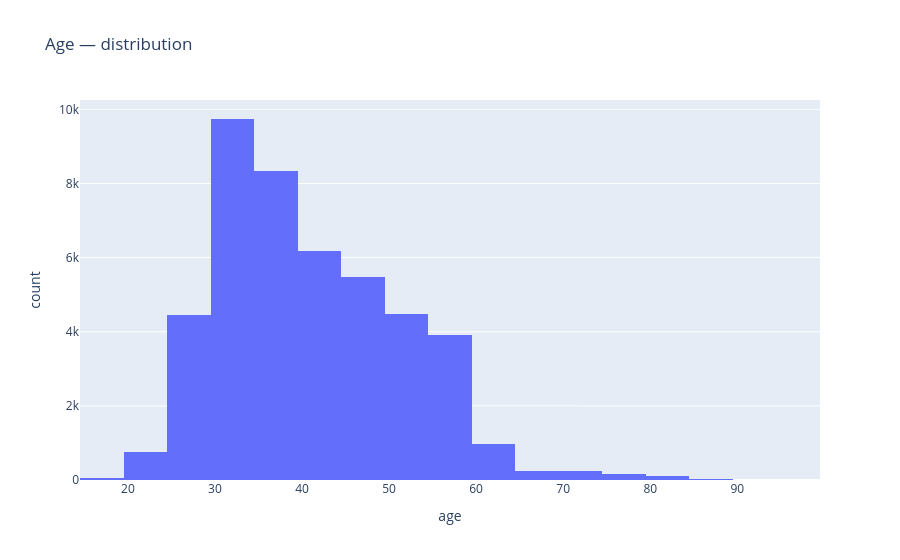
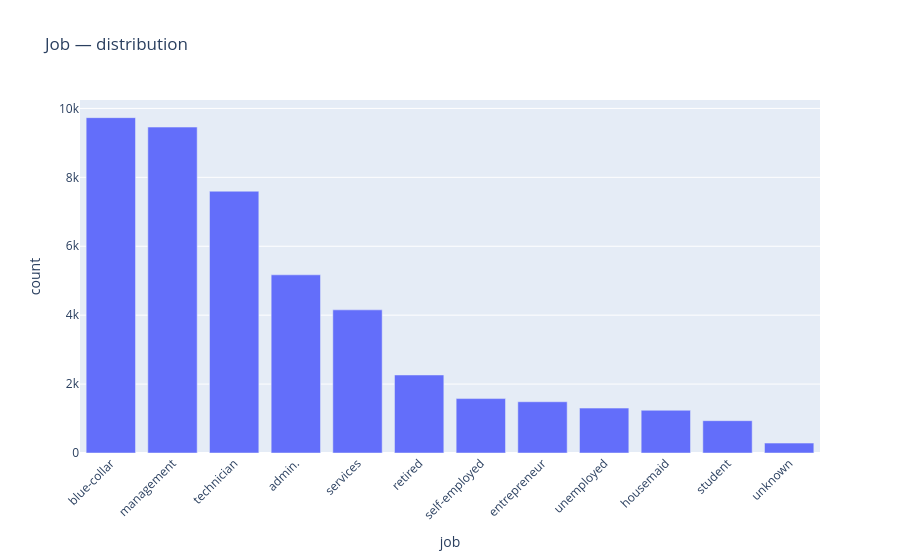
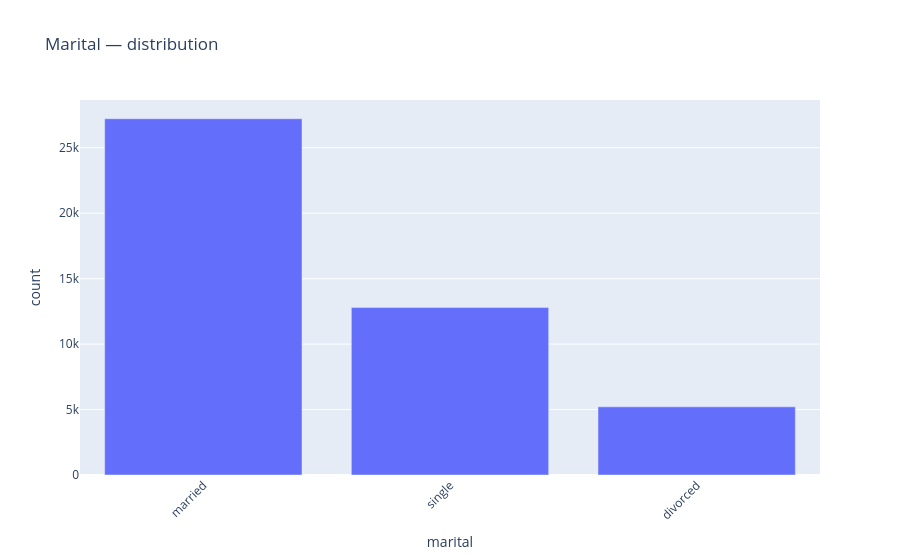
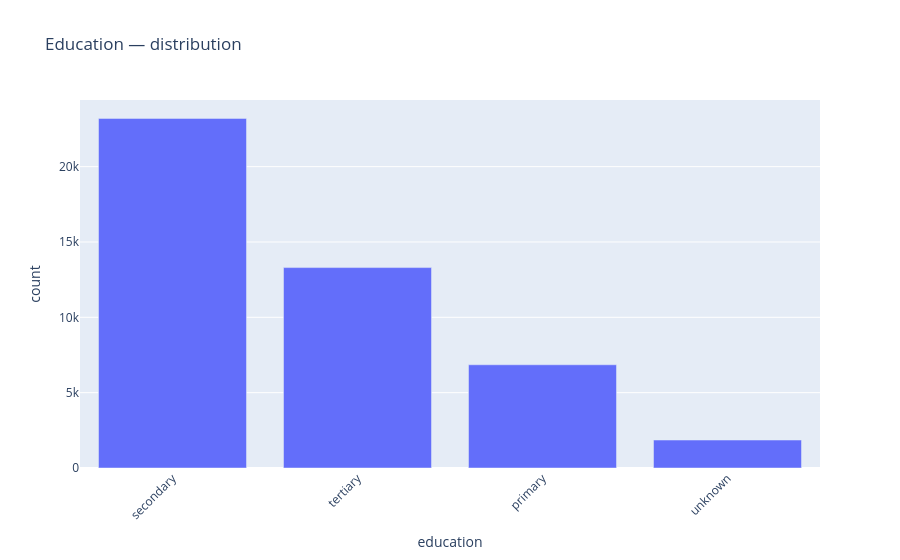

Notebook source saved alongside these figures, in order:
### Code cell
# What : Ici je visualise la distribution de chaque variable démographique
# Why  : Parce que je veux détecter forme, déséquilibres et outliers
# How  : Pour ce faire, je trace un histogramme pour age et des barres pour les catégorielles

# 1. Je trace l'histogramme de l'âge
fig_age = px.histogram(df_demo, x="age", nbins=30, title="Age — distribution")  # crée l'histo
fig_age.show()  # affiche le graphe

# 2. Je trace les barres pour job, marital, education (fix: colonnes nommées explicitement)
for col in ["job", "marital", "education"]:
    vc = (
        df_demo[col].astype(str)
        .value_counts(dropna=False)
        .reset_index(name="count")      # nomme la colonne des comptes
        .rename(columns={"index": col}) # renomme l’index en nom de la feature
    )
    fig = px.bar(
        vc, x=col, y="count",
        labels={col: col, "count": "count"},
        title=f"{col.capitalize()} — distribution"       # crée le bar chart
    )
    fig.update_layout(xaxis_tickangle=-45)  # incline les labels
    fig.show()  # affiche le graphe

### Figure 1 — Plotly figure (JSON) as saved in the notebook; plotly's stock layout.template omitted (floating-point values rounded to 4 significant figures; data arrays with more than 128 entries replaced by an {"elided": "..."} marker saying what was removed)
{"data": [{"bingroup": "x", "hovertemplate": "age=%{x}<br>count=%{y}<extra></extra>", "legendgroup": "", "marker": {"color": "#636efa", "pattern": {"shape": ""}}, "name": "", "nbinsx": 30, "orientation": "v", "showlegend": false, "type": "histogram", "x": {"elided": "45211 int values"}, "xaxis": "x", "yaxis": "y"}], "layout": {"barmode": "relative", "legend": {"tracegroupgap": 0}, "title": {"text": "Age — distribution"}, "xaxis": {"anchor": "y", "domain": [0, 1], "title": {"text": "age"}}, "yaxis": {"anchor": "x", "domain": [0, 1], "title": {"text": "count"}}}}

### Figure 2 — Plotly figure (JSON) as saved in the notebook; plotly's stock layout.template omitted (floating-point values rounded to 4 significant figures)
{"data": [{"hovertemplate": "job=%{x}<br>count=%{y}<extra></extra>", "legendgroup": "", "marker": {"color": "#636efa", "pattern": {"shape": ""}}, "name": "", "orientation": "v", "showlegend": false, "textposition": "auto", "type": "bar", "x": ["blue-collar", "management", "technician", "admin.", "services", "retired", "self-employed", "entrepreneur", "unemployed", "housemaid", "student", "unknown"], "xaxis": "x", "y": [9732, 9458, 7597, 5171, 4154, 2264, 1579, 1487, 1303, 1240, 938, 288], "yaxis": "y"}], "layout": {"barmode": "relative", "legend": {"tracegroupgap": 0}, "title": {"text": "Job — distribution"}, "xaxis": {"anchor": "y", "domain": [0, 1], "tickangle": -45, "title": {"text": "job"}}, "yaxis": {"anchor": "x", "domain": [0, 1], "title": {"text": "count"}}}}

### Figure 3 — Plotly figure (JSON) as saved in the notebook; plotly's stock layout.template omitted (floating-point values rounded to 4 significant figures)
{"data": [{"hovertemplate": "marital=%{x}<br>count=%{y}<extra></extra>", "legendgroup": "", "marker": {"color": "#636efa", "pattern": {"shape": ""}}, "name": "", "orientation": "v", "showlegend": false, "textposition": "auto", "type": "bar", "x": ["married", "single", "divorced"], "xaxis": "x", "y": [27214, 12790, 5207], "yaxis": "y"}], "layout": {"barmode": "relative", "legend": {"tracegroupgap": 0}, "title": {"text": "Marital — distribution"}, "xaxis": {"anchor": "y", "domain": [0, 1], "tickangle": -45, "title": {"text": "marital"}}, "yaxis": {"anchor": "x", "domain": [0, 1], "title": {"text": "count"}}}}

### Figure 4 — Plotly figure (JSON) as saved in the notebook; plotly's stock layout.template omitted (floating-point values rounded to 4 significant figures)
{"data": [{"hovertemplate": "education=%{x}<br>count=%{y}<extra></extra>", "legendgroup": "", "marker": {"color": "#636efa", "pattern": {"shape": ""}}, "name": "", "orientation": "v", "showlegend": false, "textposition": "auto", "type": "bar", "x": ["secondary", "tertiary", "primary", "unknown"], "xaxis": "x", "y": [23202, 13301, 6851, 1857], "yaxis": "y"}], "layout": {"barmode": "relative", "legend": {"tracegroupgap": 0}, "title": {"text": "Education — distribution"}, "xaxis": {"anchor": "y", "domain": [0, 1], "tickangle": -45, "title": {"text": "education"}}, "yaxis": {"anchor": "x", "domain": [0, 1], "title": {"text": "count"}}}}
